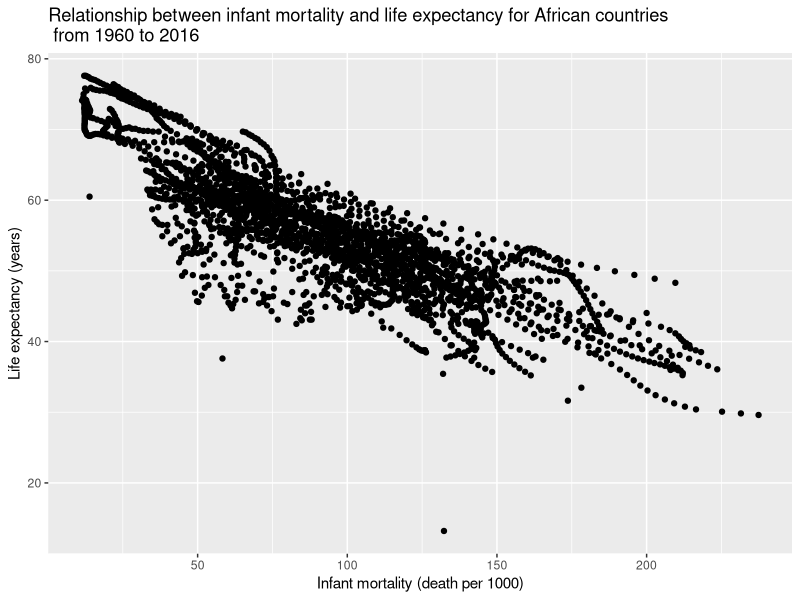
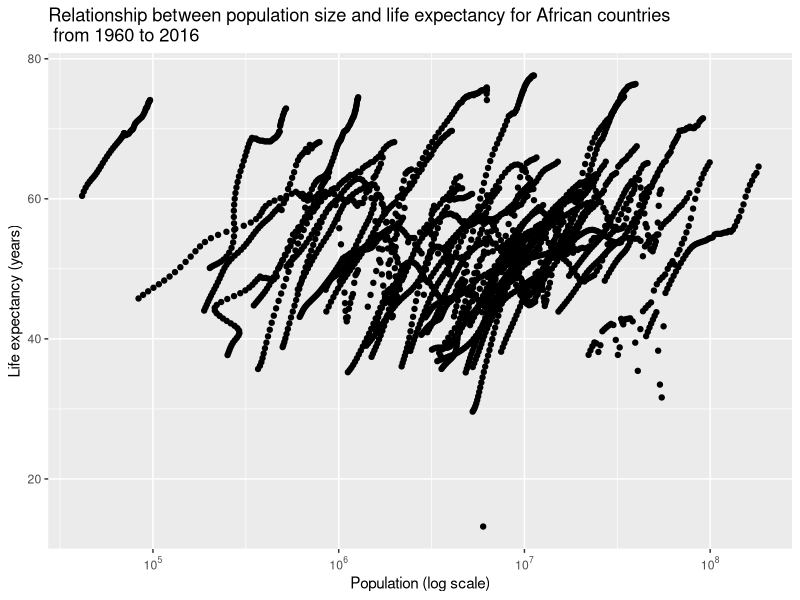
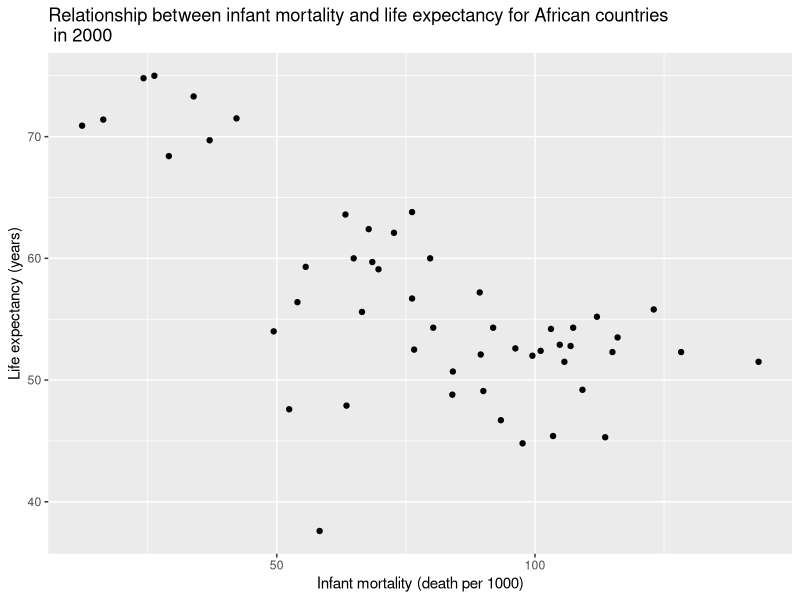
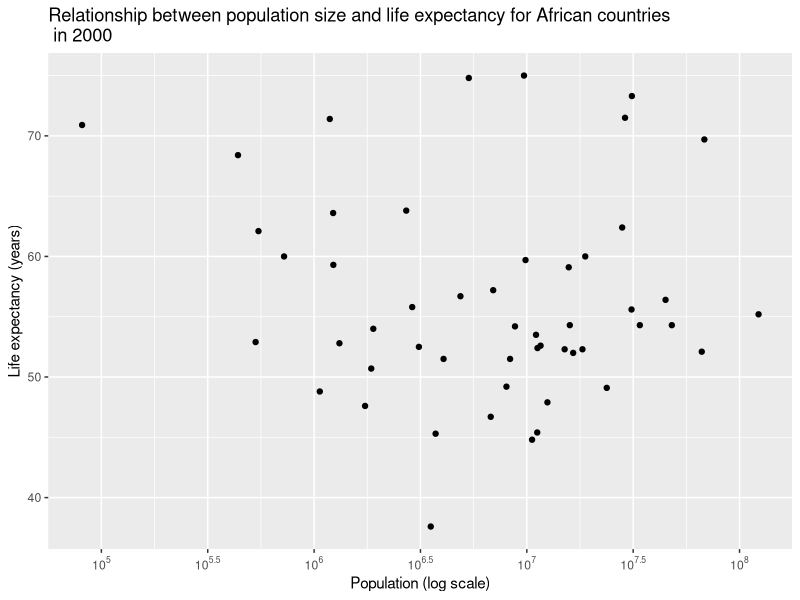
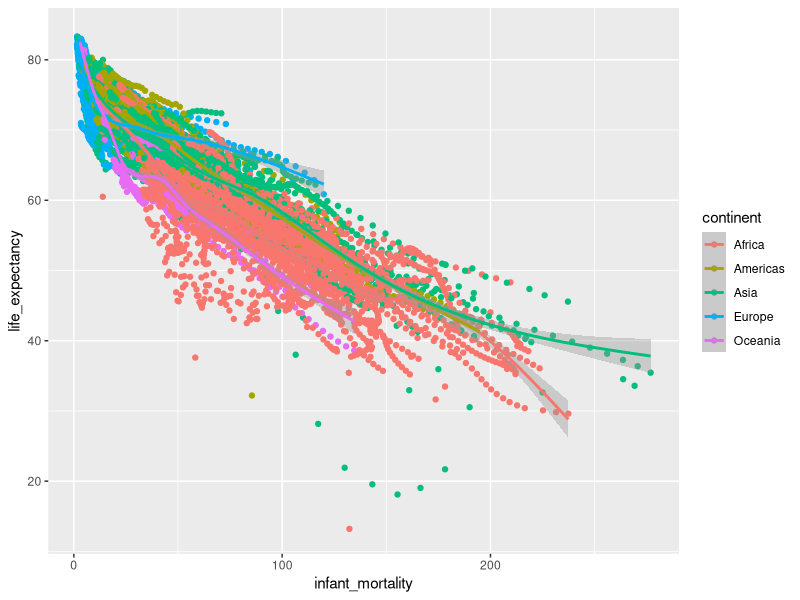
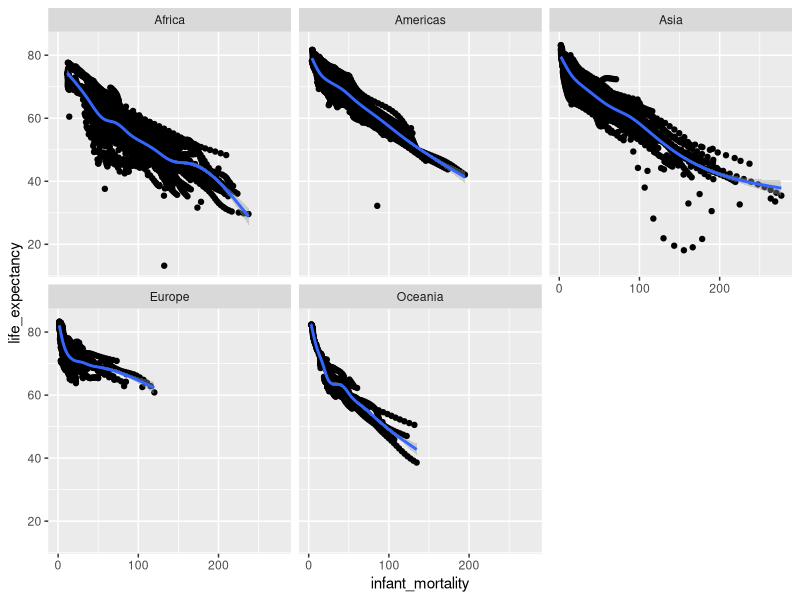
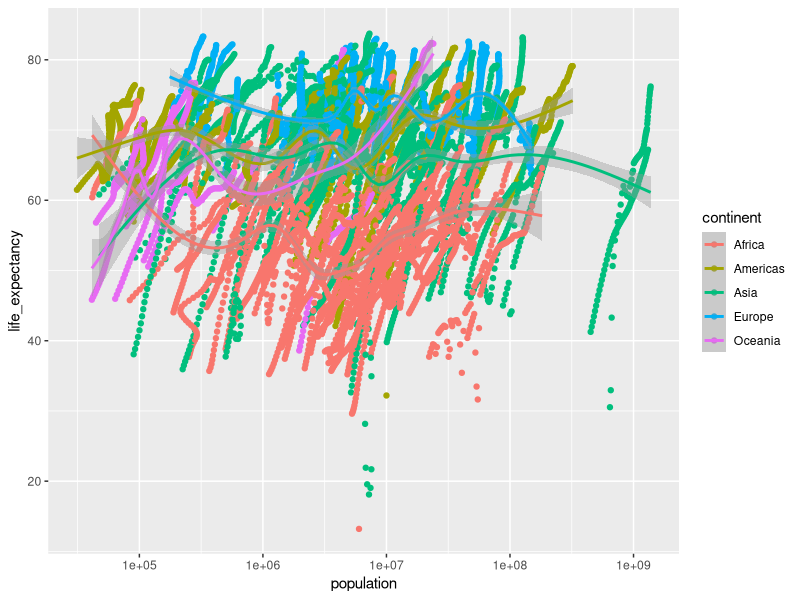
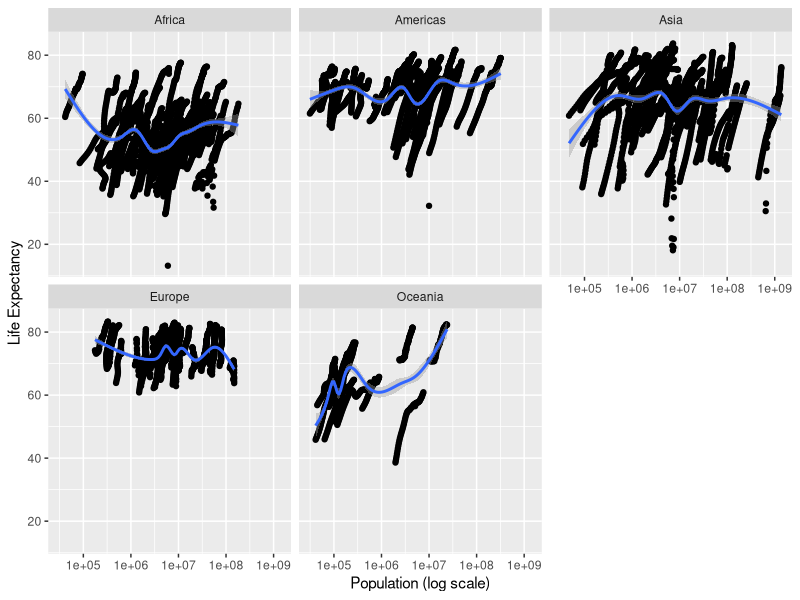

Write R code to recreate these figures, in order.
## ---- chunk 1
## load R packages
library(tidyverse) # tidyverse offers great tools for data wrangling and visualization
library(scales) # to access break formatting functions
library(dslabs) # to use the gapminder data from this package
## ---- chunk 2
#Use help to access to the documentation page for gapminder data
help(gapminder)
#get an overview of data structure
str(gapminder)
## ---- chunk 3
#Here is the data summary
summary(gapminder)
## ---- chunk 4
#determine the type of object gapminder is
class(gapminder)
## ---- chunk 5
#assign African countries to a new object
africadata <- subset(gapminder, continent == "Africa")

#create two new objects
imr.le <- africadata[,c("infant_mortality","life_expectancy")]#first one contains "infant_mortality" and "life_expectancy"
pop.le <- africadata[,c("population","life_expectancy")]#first one contains "population " and "life_expectancy"
## ---- chunk 6
#get an overview of the data
str(africadata)
## ---- chunk 7
#check the summary of the data
summary(africadata)
## ---- chunk 8
#take a look at data structure and summary for the new object imr.le
str(imr.le)
summary(imr.le)
## ---- chunk 9
#take a look at data structure and summary for the new object pop.le
str(pop.le)
summary(pop.le)
## ---- chunk 10
#scatter plot of infant mortality and life expectancy from 1960 to 2016
imr.le %>% 
  ggplot(aes(x=infant_mortality, y=life_expectancy)) +
  geom_point() +
  #add plot title
  ggtitle("Relationship between infant mortality and life expectancy for African countries\n from 1960 to 2016") + 
  #change x-axis label
  xlab("Infant mortality (death per 1000)") + 
  #change y-axis label
  ylab("Life expectancy (years)") 
## ---- chunk 11
#scatterplot of population and life expectancy from 1960 to 2016
pop.le %>% 
  ggplot(aes(x=population, y=life_expectancy)) +
  geom_point() +
  #transform and reformat x-axis to log scale
  scale_x_continuous(trans = 'log10',
                     labels = trans_format("log10", math_format(10^.x))) + 
  #add plot title
  ggtitle("Relationship between population size and life expectancy for African countries\n from 1960 to 2016") + 
  #change x-axis label
  xlab("Population (log scale)") + 
  #change y-axis label
  ylab("Life expectancy (years)") 
  
## ---- chunk 12
#write code that figures out which years have missing data for infant mortality
africadata %>% 
      group_by(year) %>% 
      summarise(infant_mortality_na = sum(is.na(infant_mortality))) %>% 
      filter(infant_mortality_na > 0) #missing up to 1981 and 2016
## ---- chunk 13
#create new object to extract data for 2000
africadata2000 <- africadata[africadata$year == 2000,]

#take a look at data structure and summary
str(africadata2000)
summary(africadata2000)
## ---- chunk 14
#scatterplot of infant mortality and life expectancy only for year of 2000
africadata2000 %>% 
  ggplot(aes(x=infant_mortality, y=life_expectancy)) +
  geom_point() +
  ggtitle("Relationship between infant mortality and life expectancy for African countries\n in 2000") + #add plot title
  xlab("Infant mortality (death per 1000)") + #change x-axis label
  ylab("Life expectancy (years)") #change y-axis label
## ---- chunk 15
#scatterplot of population and life expectancy only for year of 2000
africadata2000 %>% 
  ggplot(aes(x=population, y=life_expectancy)) +
  geom_point() +
  scale_x_continuous(trans = 'log10', breaks = trans_breaks("log10", function(x) 10^x),
              labels = trans_format("log10", math_format(10^.x))) + #transform and reformat x-axis to log scale
  ggtitle("Relationship between population size and life expectancy for African countries\n in 2000") + #add plot title
  xlab("Population (log scale)") + #change x-axis label
  ylab("Life expectancy (years)") #change y-axis label
## ---- chunk 16
# fit a linear model to regress life expectancy on infant mortality using only 2000 data
fit1 <- lm(life_expectancy ~ infant_mortality, data = africadata2000)
summary(fit1)

## ---- chunk 17
# fit a linear model to regress life expectancy on population size using only 2000 data
fit2 <- lm(life_expectancy ~ population, data = africadata2000)
summary(fit2)
## ---- chunk 18
library(broom)
## ---- chunk 19
# Create an object with just the infant mortality, life expectancy, and continent data
v1smh <- 
  select(gapminder, infant_mortality, life_expectancy, continent)

# Plot the data with different colors being different continents
ggplot(data = v1smh, aes(infant_mortality, life_expectancy, color = continent)) +
  geom_point() +
  geom_smooth()  

## ---- chunk 20
# Plotting the data the same way, this time with different continents each having their own plots 
ggplot(data = v1smh, aes(infant_mortality, life_expectancy)) +
  geom_point() +
  geom_smooth() +
  facet_wrap(~ continent)
## ---- chunk 21
#Create another object, now with population instead of infant mortality 
v2smh <- 
  select(gapminder, population, life_expectancy, continent)

# Plot the data with different colors being different continents, with population on a log scale 
ggplot(data = v2smh, aes(population, life_expectancy, color = continent)) +
  scale_x_continuous(trans = 'log10') +
  geom_point() +
  geom_smooth()  
## ---- chunk 22
# Plot life expectancy against log population
ggplot(data = v2smh, aes(population, life_expectancy)) +
  scale_x_continuous(trans = 'log10') +
  geom_point() +
  geom_smooth() +
  facet_wrap(~ continent) +
  xlab('Population (log scale)') +
  ylab('Life Expectancy') 

## ---- chunk 23
# Create object that only contains missing population information according to year and continent 
whatsmissing <- 
  gapminder %>%
  select(year, population, continent) %>%
  filter(is.na(population))
## ---- chunk 24
#Create an object containing population, life expectancy, continent, and year data, and then narrow that down to only data from the year 2000 
poplife2000 <- 
  select(gapminder, population, life_expectancy, continent, year) %>%
  filter(year == 2000)
## ---- chunk 25
#Plot life expectancy against log population for the year 2000
ggplot(data = poplife2000, aes(population, life_expectancy)) +
  scale_x_continuous(trans = 'log10') +
  geom_point() +
  geom_smooth() +
  facet_wrap(~ continent) +
  xlab('Population (log scale)') +
  ylab('Life Expectancy') 

## ---- chunk 26
# Fit a simple linear model with population and life expectancy across all continents 
fitall <- lm(life_expectancy ~ population, data = poplife2000)
summary(fitall)
tidy(fitall)
## ---- chunk 27
# Create object with just Africa from year 2000 data
afr2000 <-
  poplife2000 %>%
  filter(continent == "Africa") 

# Fit simple linear model with population and life expectancy for Africa 
fitafr <- lm(life_expectancy ~ population, data = afr2000)
summary(fitafr)
tidy(fitafr)
## ---- chunk 28
# Create object with just Americas from year 2000 data
ame2000 <-
  poplife2000 %>%
  filter(continent == "Americas") 

# Fit simple linear model with population and life expectancy for Americas 
fitame <- lm(life_expectancy ~ population, data = ame2000)
summary(fitame)
tidy(fitame)
## ---- chunk 29
# Create object with just Asia from year 2000 data
asi2000 <-
  poplife2000 %>%
  filter(continent == "Asia") 

# Fit simple linear model with population and life expectancy for Asia 
fitasi <- lm(life_expectancy ~ population, data = asi2000)
summary(fitasi)
tidy(fitasi)
## ---- chunk 30
# Create object with just Europe from year 2000 data
eur2000 <-
  poplife2000 %>%
  filter(continent == "Europe") 

# Fit simple linear model with population and life expectancy for Europe 
fiteur <- lm(life_expectancy ~ population, data = eur2000)
summary(fiteur)
tidy(fiteur)
## ---- chunk 31
# Create object with just Oceania from year 2000 data
oci2000 <-
  poplife2000 %>%
  filter(continent == "Oceania") 

# Fit simple linear model with population and life expectancy for Africa 
fitoci <- lm(life_expectancy ~ population, data = oci2000)
summary(fitoci)
tidy(fitoci)
